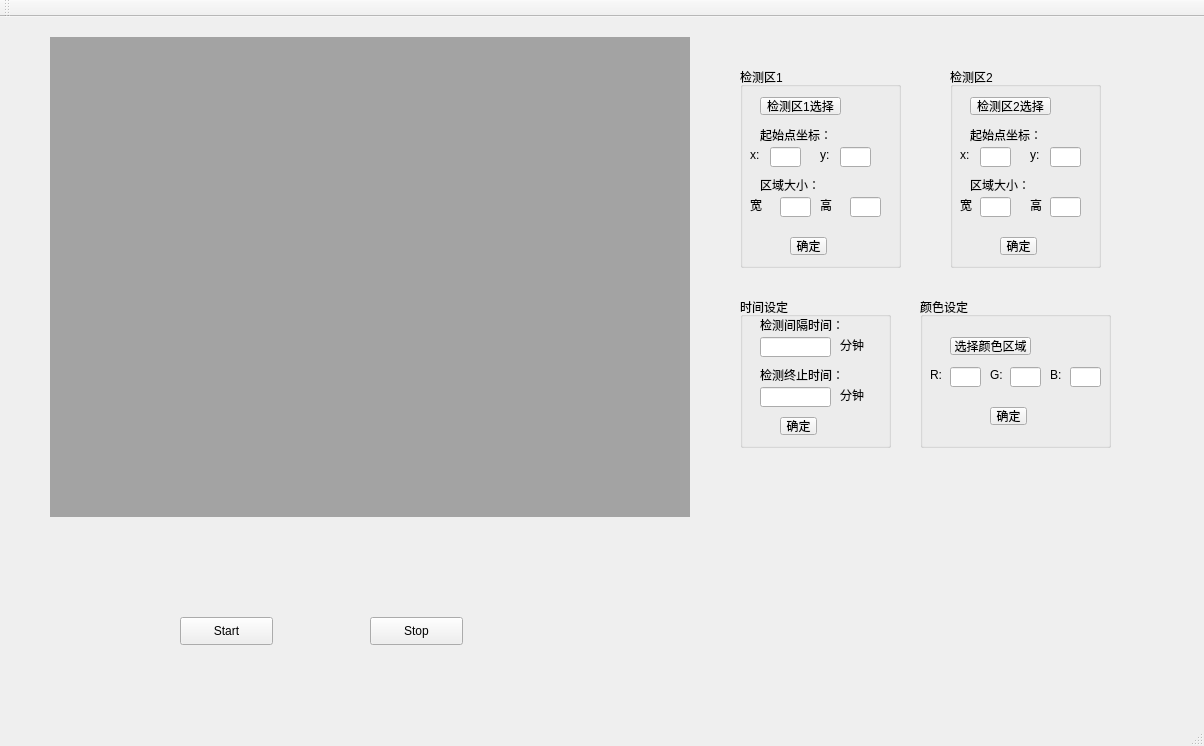
<?xml version="1.0" encoding="UTF-8"?>
<ui version="4.0">
 <class>ColorDetectClass</class>
 <widget class="QMainWindow" name="ColorDetectClass">
  <property name="geometry">
   <rect>
    <x>0</x>
    <y>0</y>
    <width>1204</width>
    <height>746</height>
   </rect>
  </property>
  <property name="windowTitle">
   <string>ColorDetect</string>
  </property>
  <widget class="QWidget" name="centralWidget">
   <widget class="MyLabel" name="label">
    <property name="geometry">
     <rect>
      <x>50</x>
      <y>20</y>
      <width>640</width>
      <height>480</height>
     </rect>
    </property>
    <property name="styleSheet">
     <string notr="true">background-color: rgb(163, 163, 163);</string>
    </property>
    <property name="text">
     <string/>
    </property>
   </widget>
   <widget class="QPushButton" name="btn_start">
    <property name="geometry">
     <rect>
      <x>180</x>
      <y>600</y>
      <width>93</width>
      <height>28</height>
     </rect>
    </property>
    <property name="text">
     <string>Start</string>
    </property>
   </widget>
   <widget class="QPushButton" name="btn_stop">
    <property name="geometry">
     <rect>
      <x>370</x>
      <y>600</y>
      <width>93</width>
      <height>28</height>
     </rect>
    </property>
    <property name="text">
     <string>Stop</string>
    </property>
   </widget>
   <widget class="QGroupBox" name="groupBox">
    <property name="geometry">
     <rect>
      <x>740</x>
      <y>50</y>
      <width>161</width>
      <height>201</height>
     </rect>
    </property>
    <property name="title">
     <string>检测区1</string>
    </property>
    <widget class="QToolButton" name="btn_sel1">
     <property name="geometry">
      <rect>
       <x>20</x>
       <y>30</y>
       <width>81</width>
       <height>18</height>
      </rect>
     </property>
     <property name="text">
      <string>检测区1选择</string>
     </property>
    </widget>
    <widget class="QLabel" name="label_2">
     <property name="geometry">
      <rect>
       <x>20</x>
       <y>60</y>
       <width>71</width>
       <height>16</height>
      </rect>
     </property>
     <property name="text">
      <string>起始点坐标：</string>
     </property>
    </widget>
    <widget class="QLabel" name="label_3">
     <property name="geometry">
      <rect>
       <x>20</x>
       <y>110</y>
       <width>71</width>
       <height>16</height>
      </rect>
     </property>
     <property name="text">
      <string>区域大小：</string>
     </property>
    </widget>
    <widget class="QLineEdit" name="area1_sx">
     <property name="geometry">
      <rect>
       <x>30</x>
       <y>80</y>
       <width>31</width>
       <height>20</height>
      </rect>
     </property>
    </widget>
    <widget class="QLineEdit" name="area1_sy">
     <property name="geometry">
      <rect>
       <x>100</x>
       <y>80</y>
       <width>31</width>
       <height>20</height>
      </rect>
     </property>
    </widget>
    <widget class="QLabel" name="label_4">
     <property name="geometry">
      <rect>
       <x>10</x>
       <y>80</y>
       <width>16</width>
       <height>16</height>
      </rect>
     </property>
     <property name="text">
      <string>x:</string>
     </property>
    </widget>
    <widget class="QLabel" name="label_5">
     <property name="geometry">
      <rect>
       <x>80</x>
       <y>80</y>
       <width>16</width>
       <height>16</height>
      </rect>
     </property>
     <property name="text">
      <string>y:</string>
     </property>
    </widget>
    <widget class="QLineEdit" name="area1_h">
     <property name="geometry">
      <rect>
       <x>110</x>
       <y>130</y>
       <width>31</width>
       <height>20</height>
      </rect>
     </property>
    </widget>
    <widget class="QLabel" name="label_6">
     <property name="geometry">
      <rect>
       <x>10</x>
       <y>130</y>
       <width>16</width>
       <height>16</height>
      </rect>
     </property>
     <property name="text">
      <string>宽：</string>
     </property>
    </widget>
    <widget class="QLabel" name="label_7">
     <property name="geometry">
      <rect>
       <x>80</x>
       <y>130</y>
       <width>16</width>
       <height>16</height>
      </rect>
     </property>
     <property name="text">
      <string>高：</string>
     </property>
    </widget>
    <widget class="QLineEdit" name="area1_w">
     <property name="geometry">
      <rect>
       <x>40</x>
       <y>130</y>
       <width>31</width>
       <height>20</height>
      </rect>
     </property>
    </widget>
    <widget class="QToolButton" name="btn_set_area1">
     <property name="geometry">
      <rect>
       <x>50</x>
       <y>170</y>
       <width>37</width>
       <height>18</height>
      </rect>
     </property>
     <property name="text">
      <string>确定</string>
     </property>
    </widget>
   </widget>
   <widget class="QGroupBox" name="groupBox_2">
    <property name="geometry">
     <rect>
      <x>950</x>
      <y>50</y>
      <width>151</width>
      <height>201</height>
     </rect>
    </property>
    <property name="title">
     <string>检测区2</string>
    </property>
    <widget class="QToolButton" name="btn_sel2">
     <property name="geometry">
      <rect>
       <x>20</x>
       <y>30</y>
       <width>81</width>
       <height>18</height>
      </rect>
     </property>
     <property name="text">
      <string>检测区2选择</string>
     </property>
    </widget>
    <widget class="QLabel" name="label_14">
     <property name="geometry">
      <rect>
       <x>20</x>
       <y>60</y>
       <width>71</width>
       <height>16</height>
      </rect>
     </property>
     <property name="text">
      <string>起始点坐标：</string>
     </property>
    </widget>
    <widget class="QLabel" name="label_15">
     <property name="geometry">
      <rect>
       <x>20</x>
       <y>110</y>
       <width>71</width>
       <height>16</height>
      </rect>
     </property>
     <property name="text">
      <string>区域大小：</string>
     </property>
    </widget>
    <widget class="QLineEdit" name="area2_sx">
     <property name="geometry">
      <rect>
       <x>30</x>
       <y>80</y>
       <width>31</width>
       <height>20</height>
      </rect>
     </property>
    </widget>
    <widget class="QLineEdit" name="area2_sy">
     <property name="geometry">
      <rect>
       <x>100</x>
       <y>80</y>
       <width>31</width>
       <height>20</height>
      </rect>
     </property>
    </widget>
    <widget class="QLabel" name="label_16">
     <property name="geometry">
      <rect>
       <x>10</x>
       <y>80</y>
       <width>16</width>
       <height>16</height>
      </rect>
     </property>
     <property name="text">
      <string>x:</string>
     </property>
    </widget>
    <widget class="QLabel" name="label_17">
     <property name="geometry">
      <rect>
       <x>80</x>
       <y>80</y>
       <width>16</width>
       <height>16</height>
      </rect>
     </property>
     <property name="text">
      <string>y:</string>
     </property>
    </widget>
    <widget class="QLineEdit" name="area2_h">
     <property name="geometry">
      <rect>
       <x>100</x>
       <y>130</y>
       <width>31</width>
       <height>20</height>
      </rect>
     </property>
    </widget>
    <widget class="QLabel" name="label_19">
     <property name="geometry">
      <rect>
       <x>80</x>
       <y>130</y>
       <width>16</width>
       <height>16</height>
      </rect>
     </property>
     <property name="text">
      <string>高：</string>
     </property>
    </widget>
    <widget class="QLineEdit" name="area2_w">
     <property name="geometry">
      <rect>
       <x>30</x>
       <y>130</y>
       <width>31</width>
       <height>20</height>
      </rect>
     </property>
    </widget>
    <widget class="QToolButton" name="btn_set_area2">
     <property name="geometry">
      <rect>
       <x>50</x>
       <y>170</y>
       <width>37</width>
       <height>18</height>
      </rect>
     </property>
     <property name="text">
      <string>确定</string>
     </property>
    </widget>
    <widget class="QLabel" name="label_18">
     <property name="geometry">
      <rect>
       <x>10</x>
       <y>130</y>
       <width>16</width>
       <height>16</height>
      </rect>
     </property>
     <property name="text">
      <string>宽：</string>
     </property>
    </widget>
   </widget>
   <widget class="QGroupBox" name="groupBox_3">
    <property name="geometry">
     <rect>
      <x>740</x>
      <y>280</y>
      <width>151</width>
      <height>151</height>
     </rect>
    </property>
    <property name="title">
     <string>时间设定</string>
    </property>
    <widget class="QLabel" name="label_20">
     <property name="geometry">
      <rect>
       <x>20</x>
       <y>20</y>
       <width>81</width>
       <height>16</height>
      </rect>
     </property>
     <property name="text">
      <string>检测间隔时间：</string>
     </property>
    </widget>
    <widget class="QLineEdit" name="time_inter">
     <property name="geometry">
      <rect>
       <x>20</x>
       <y>40</y>
       <width>71</width>
       <height>20</height>
      </rect>
     </property>
    </widget>
    <widget class="QLabel" name="label_21">
     <property name="geometry">
      <rect>
       <x>100</x>
       <y>40</y>
       <width>31</width>
       <height>16</height>
      </rect>
     </property>
     <property name="text">
      <string>分钟</string>
     </property>
    </widget>
    <widget class="QLineEdit" name="time_total">
     <property name="geometry">
      <rect>
       <x>20</x>
       <y>90</y>
       <width>71</width>
       <height>20</height>
      </rect>
     </property>
    </widget>
    <widget class="QLabel" name="label_22">
     <property name="geometry">
      <rect>
       <x>100</x>
       <y>90</y>
       <width>31</width>
       <height>16</height>
      </rect>
     </property>
     <property name="text">
      <string>分钟</string>
     </property>
    </widget>
    <widget class="QLabel" name="label_23">
     <property name="geometry">
      <rect>
       <x>20</x>
       <y>70</y>
       <width>81</width>
       <height>16</height>
      </rect>
     </property>
     <property name="text">
      <string>检测终止时间：</string>
     </property>
    </widget>
    <widget class="QToolButton" name="btn_set_time">
     <property name="geometry">
      <rect>
       <x>40</x>
       <y>120</y>
       <width>37</width>
       <height>18</height>
      </rect>
     </property>
     <property name="text">
      <string>确定</string>
     </property>
    </widget>
   </widget>
   <widget class="QGroupBox" name="groupBox_4">
    <property name="geometry">
     <rect>
      <x>920</x>
      <y>280</y>
      <width>191</width>
      <height>151</height>
     </rect>
    </property>
    <property name="title">
     <string>颜色设定</string>
    </property>
    <widget class="QToolButton" name="btn_sel_color">
     <property name="geometry">
      <rect>
       <x>30</x>
       <y>40</y>
       <width>81</width>
       <height>18</height>
      </rect>
     </property>
     <property name="text">
      <string>选择颜色区域</string>
     </property>
    </widget>
    <widget class="QLabel" name="label_25">
     <property name="geometry">
      <rect>
       <x>10</x>
       <y>70</y>
       <width>21</width>
       <height>16</height>
      </rect>
     </property>
     <property name="text">
      <string>R:</string>
     </property>
    </widget>
    <widget class="QLineEdit" name="color_r">
     <property name="geometry">
      <rect>
       <x>30</x>
       <y>70</y>
       <width>31</width>
       <height>20</height>
      </rect>
     </property>
    </widget>
    <widget class="QLineEdit" name="color_g">
     <property name="geometry">
      <rect>
       <x>90</x>
       <y>70</y>
       <width>31</width>
       <height>20</height>
      </rect>
     </property>
    </widget>
    <widget class="QLabel" name="label_26">
     <property name="geometry">
      <rect>
       <x>70</x>
       <y>70</y>
       <width>21</width>
       <height>16</height>
      </rect>
     </property>
     <property name="text">
      <string>G:</string>
     </property>
    </widget>
    <widget class="QLineEdit" name="color_b">
     <property name="geometry">
      <rect>
       <x>150</x>
       <y>70</y>
       <width>31</width>
       <height>20</height>
      </rect>
     </property>
     <property name="text">
      <string/>
     </property>
    </widget>
    <widget class="QLabel" name="label_27">
     <property name="geometry">
      <rect>
       <x>130</x>
       <y>70</y>
       <width>21</width>
       <height>16</height>
      </rect>
     </property>
     <property name="text">
      <string>B:</string>
     </property>
    </widget>
    <widget class="QToolButton" name="btn_set_color">
     <property name="geometry">
      <rect>
       <x>70</x>
       <y>110</y>
       <width>37</width>
       <height>18</height>
      </rect>
     </property>
     <property name="text">
      <string>确定</string>
     </property>
    </widget>
    <widget class="QLabel" name="label_8">
     <property name="geometry">
      <rect>
       <x>130</x>
       <y>20</y>
       <width>30</width>
       <height>30</height>
      </rect>
     </property>
     <property name="text">
      <string/>
     </property>
    </widget>
   </widget>
   <zorder>groupBox</zorder>
   <zorder>label</zorder>
   <zorder>btn_start</zorder>
   <zorder>btn_stop</zorder>
   <zorder>groupBox_2</zorder>
   <zorder>groupBox_3</zorder>
   <zorder>groupBox_4</zorder>
  </widget>
  <widget class="QMenuBar" name="menuBar">
   <property name="geometry">
    <rect>
     <x>0</x>
     <y>0</y>
     <width>1204</width>
     <height>23</height>
    </rect>
   </property>
  </widget>
  <widget class="QToolBar" name="mainToolBar">
   <attribute name="toolBarArea">
    <enum>TopToolBarArea</enum>
   </attribute>
   <attribute name="toolBarBreak">
    <bool>false</bool>
   </attribute>
  </widget>
  <widget class="QStatusBar" name="statusBar"/>
 </widget>
 <layoutdefault spacing="6" margin="11"/>
 <customwidgets>
  <customwidget>
   <class>MyLabel</class>
   <extends>QLabel</extends>
   <header>mylabel.h</header>
  </customwidget>
 </customwidgets>
 <resources>
  <include location="ColorDetect.qrc"/>
 </resources>
 <connections/>
</ui>
